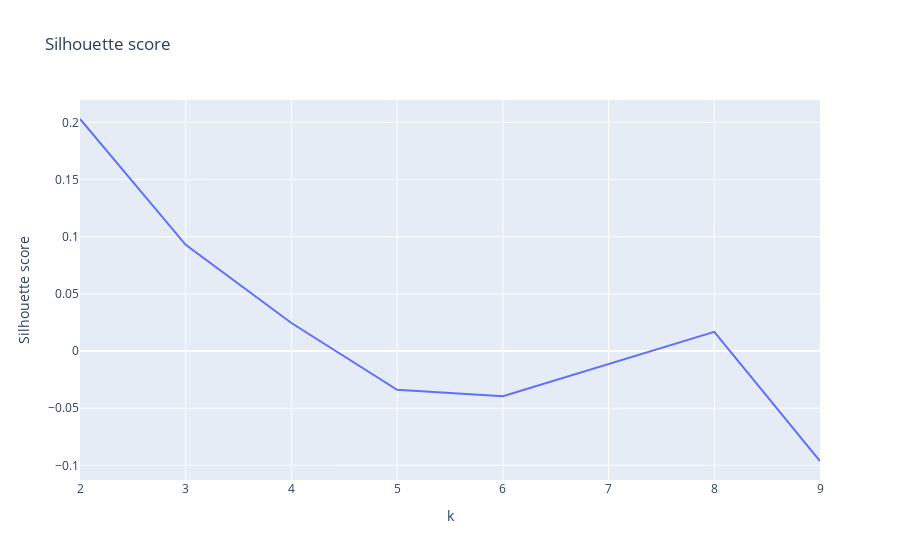

Notebook code for this chart:
### Code cell
silhouette_scores = []

for k in range(2, 10):
    kmeans = KMeans(n_clusters=k, random_state=42, init="random", n_init="auto")
    kmeans.fit(df_completo)
    silhouette_scores.append(silhouette_score(df_cluster_ss, kmeans.labels_))

fig = px.line(
    x=range(2, 10),
    y=silhouette_scores,
    title="Silhouette score",
    labels={"x": "k", "y": "Silhouette score"},
)
fig.show()

### Figure 1 — Plotly figure (JSON) as saved in the notebook; plotly's stock layout.template omitted (floating-point values rounded to 4 significant figures)
{"data": [{"hovertemplate": "k=%{x}<br>Silhouette score=%{y}<extra></extra>", "legendgroup": "", "line": {"color": "#636efa", "dash": "solid"}, "marker": {"symbol": "circle"}, "mode": "lines", "name": "", "orientation": "v", "showlegend": false, "type": "scatter", "x": [2, 3, 4, 5, 6, 7, 8, 9], "xaxis": "x", "y": [0.203, 0.09288, 0.02454, -0.03394, -0.03959, -0.01145, 0.0168, -0.09624], "yaxis": "y"}], "layout": {"legend": {"tracegroupgap": 0}, "title": {"text": "Silhouette score"}, "xaxis": {"anchor": "y", "domain": [0, 1], "title": {"text": "k"}}, "yaxis": {"anchor": "x", "domain": [0, 1], "title": {"text": "Silhouette score"}}}}
